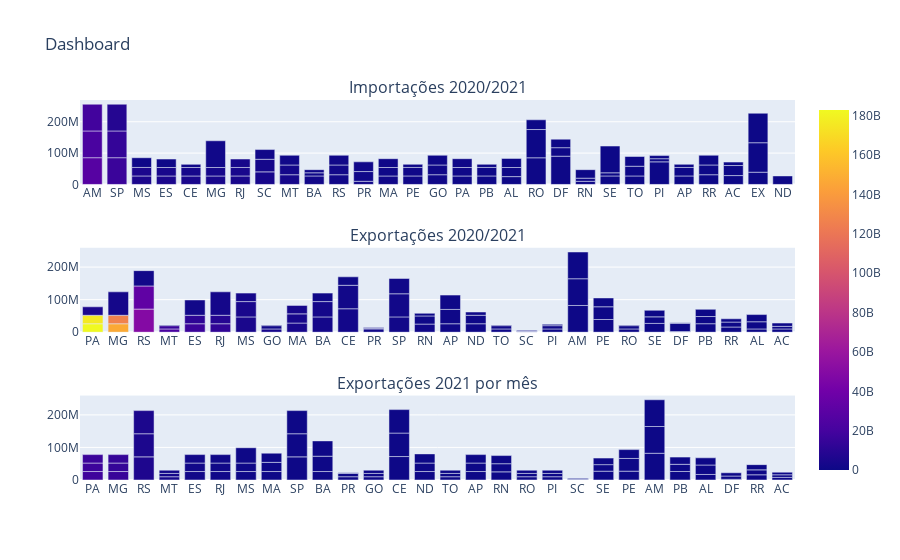

The notebook cell saved with this chart:
### Code cell
#Unindo os três gráficos
fig = make_subplots(rows=3, cols=1, subplot_titles=('Importações 2020/2021','Exportações 2020/2021', 'Exportações 2021 por mês'))

# Adicionar as figuras aos subplots
for i, fig_px in enumerate([ fig_importacao, fig_exportacao, fig_expMes], start=1):
    for trace in fig_px.data:
        fig.add_trace(trace, row=i, col=1)

# Atualizar título do layout
fig.update_layout(title_text="Dashboard")

# Mostrar o painel
fig.show()
